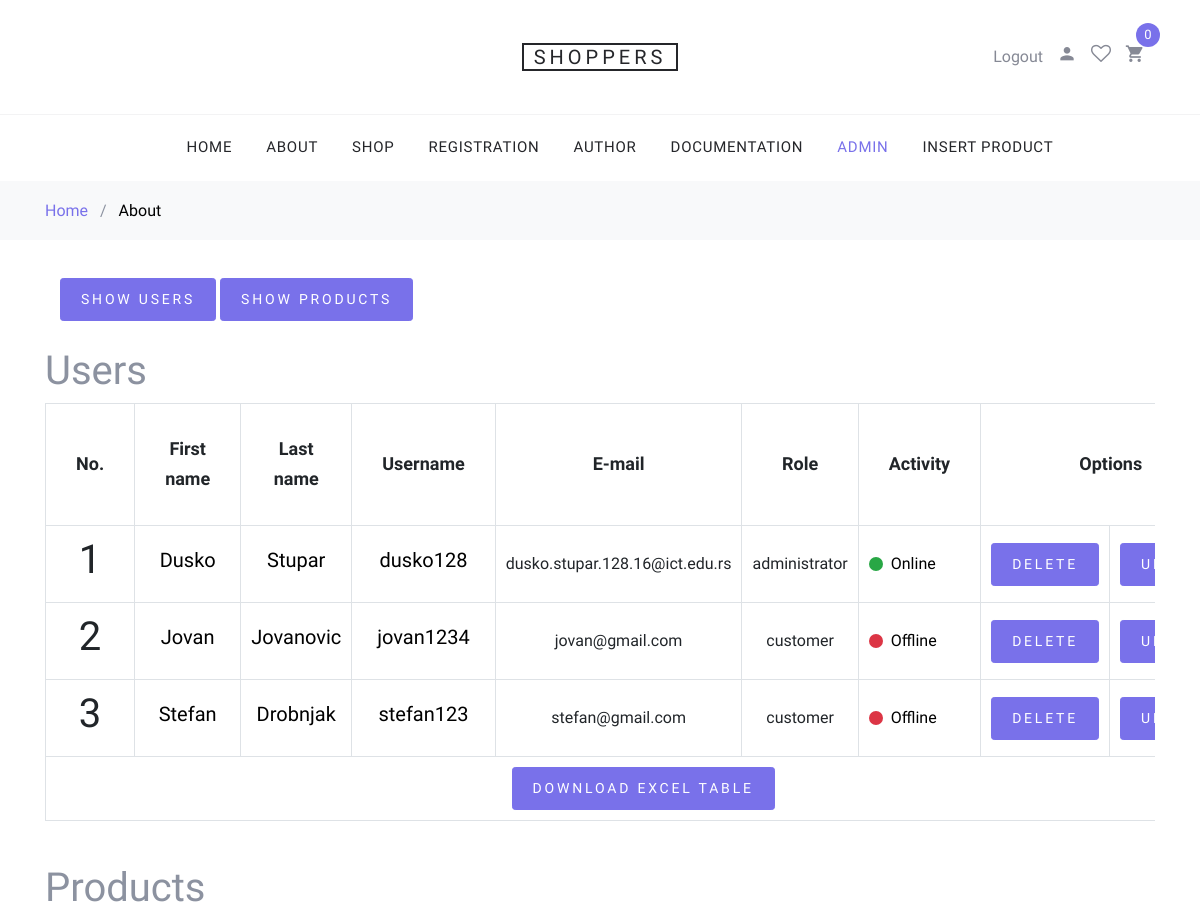
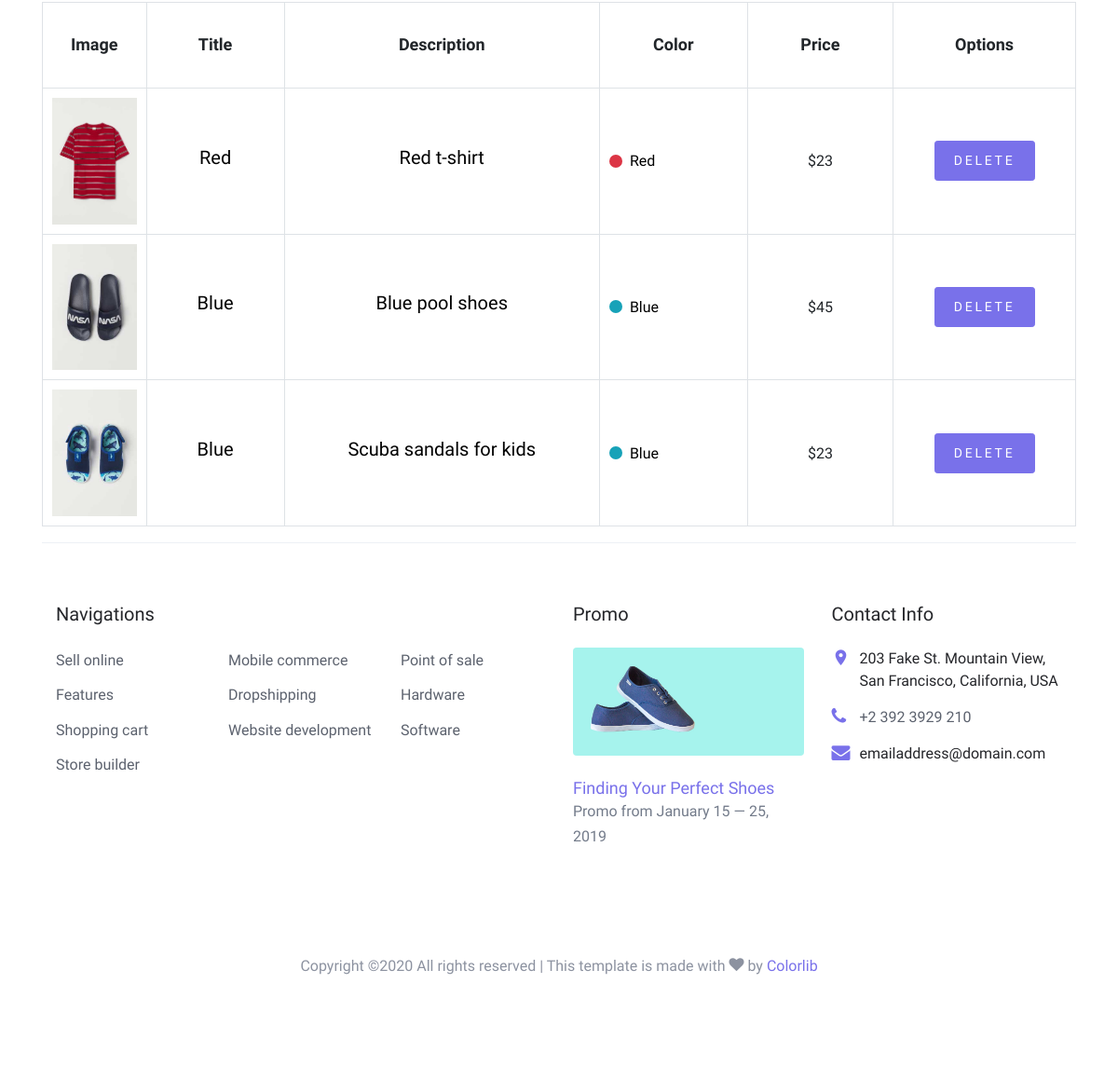
/index.php?page=admin (signed in), run on the app's committed database (2 pictures, top to bottom).
### tables this page shows
CREATE TABLE `users` (
  `id` int(10) NOT NULL,
  `first_name` varchar(20) NOT NULL,
  `last_name` varchar(25) NOT NULL,
  `email` varchar(30) NOT NULL,
  `username` varchar(15) NOT NULL,
  `password` varchar(30) NOT NULL,
  `is_active` tinyint(1) NOT NULL,
  `date` timestamp NOT NULL DEFAULT CURRENT_TIMESTAMP ON UPDATE CURRENT_TIMESTAMP,
  `id_role` int(10) NOT NULL
);

CREATE TABLE `roles` (
  `id` int(10) NOT NULL,
  `title` varchar(20) NOT NULL
);

CREATE TABLE `products` (
  `id` int(10) NOT NULL,
  `title` varchar(20) NOT NULL,
  `description` varchar(50) NOT NULL,
  `price` int(10) NOT NULL,
  `date` timestamp NOT NULL DEFAULT CURRENT_TIMESTAMP,
  `id_category` int(10) NOT NULL,
  `id_color` int(10) NOT NULL,
  `id_image` int(10) NOT NULL
);

CREATE TABLE `images` (
  `id` int(10) NOT NULL,
  `large` varchar(50) NOT NULL,
  `small` varchar(50) NOT NULL
);

CREATE TABLE `color` (
  `id` int(10) NOT NULL,
  `title` varchar(20) NOT NULL,
  `color_code` varchar(20) NOT NULL
);

### models/admin/users/functions.php (called while the page is built, shortened)
<?php
    function getUsers(){
        global $conn;
        $query = "SELECT *, u.id AS user_id, r.title AS role FROM users u INNER JOIN roles r ON u.id_role = r.id";
        return $conn->query($query)->fetchAll();
    }

### models/admin/products/functions.php (called while the page is built, shortened)
<?php
    function allProducts(){
        global $conn;
        $query = "SELECT *, p.id AS product_id FROM products p INNER JOIN images i ON p.id_image = i.id INNER JOIN color c ON p.id_color = c.id ORDER BY date ASC";
        return $conn->query($query)->fetchAll();
    }

### views/content/admin.php (the view, shortened to what this page needs)
<?php if(isset($_SESSION['user'])):?>
  <?php if($_SESSION['user']->role == "administrator"):?>
<div class="site-section">
  <div class="container">
    <div class="col-md-6 mb-3 mb-md-0">
        <a href="#" class="btn btn-primary btn-sm" style="margin-bottom: 20px; margin-top: -50px;">Show users</a>
        <a href="#" class="btn btn-primary btn-sm" style="margin-bottom: 20px; margin-top: -50px;">Show products</a>
    </div>
    <div class="site-blocks-table">
    <h1>Users</h1>
          <table class="table table-bordered">
            <thead>
              <tr>
              <th class="product-name">No.</th>
                <th class="product-name">First name</th>
                <th class="product-name">Last name</th>
                <th class="product-name">Username</th>
                <th class="product-name">E-mail</th>
                <th class="product-name">Role</th>
                <th class="product-name">Activity</th>
                <th class="product-remove" colspan="2">Options</th>
              </tr>
            </thead>
            <tbody>
            <?php
              include "models/admin/users/functions.php";
              $users = getUsers();
              $br = 1;
              foreach($users as $user):
            ?>
              <tr>
                <td class="product-thumbnail">
                  <h1><?=$br++;?></h1>
                </td>
                <td class="product-name">
                  <h2 class="h5 text-black"><?=$user->first_name;?></h2>
                </td>
                <td>
                    <h2 class="h5 text-black"><?=$user->last_name;?></h2>
                </td>
                <td>
                    <h2 class="h5 text-black"><?=$user->username;?></h2>
                </td>
                <td><?=$user->email;?></td>
                <td><?=$user->role;?></td>
                <td ><a href="#" class="d-flex color-item align-items-center filter-colors" >
              <span class="bg-<?=$user->is_active?"success":"danger"?> color d-inline-block rounded-circle mr-2"></span> <span class="text-black"><?=$user->is_active?"Online":"Offline"?></span>
            </a></td>
                <td><a href="#" data-id="<?=$user->user_id;?>" class="btn btn-primary btn-sm delete">Delete</a></td>
                <td><a href="#" data-id="<?=$user->user_id;?>" class="btn btn-primary btn-sm update">Update</a></td>
              </tr>
            <?php endforeach;?>
            <tr>
              <td colspan="9"><a class="btn btn-primary btn-sm excel-download" href="#">Download excel table</a></td>
            </tr>
            </tbody>
          </table>
      <br/>
        </div>
      <div class="site-blocks-table">
        <h1>Products</h1>
        <table class="table table-bordered">
            <thead>
              <tr>
                <th class="product-name">Image</th>
                <th class="product-name">Title</th>
                <th class="product-name">Description</th>
                <th class="product-name">Color</th>
                <th class="product-name">Price</th>
                <th class="product-remove">Options</th>
              </tr>
            </thead>
            <tbody>
            <?php
            include "models/admin/products/functions.php";
              $products = allProducts();
              foreach($products as $product):
            ?>
              <tr>
                <td class="product-thumbnail">
                  <img src="<?=$product->large?>" alt="<?=$product->title?>" class="img-fluid"/>
                </td>
                <td class="product-name">
                  <h2 class="h5 text-black"><?=$product->title?></h2>
                </td>
                <td>
                    <h3 class="h5 text-black"><?=$product->description?></h3>
                </td>
                <td>
                <a href="#" class="d-flex color-item align-items-center filter-colors" >
              <span class="bg-<?=$product->color_code?> color d-inline-block rounded-circle mr-2"></span> <span class="text-black"><?=$product->title?></span>
            </a>
                </td>
                <td>$<?=$product->price?></td>
                <td><a href="#" data-id="<?=$product->product_id?>" class="btn btn-primary btn-sm dlt-product">Delete</a></td>
              </tr>
            <?php endforeach;?>
            </tbody>
          </table>
        <div class="col-md-7 products-form" >
      </div>
        </div>
  <?php endif;?>
<?php endif;?>

### assets/css/style.css (style rules this page uses)
body { line-height: 1.7; color: #8c92a0; font-weight: 300; font-size: 16px; }
a { -webkit-transition: .3s all ease; -o-transition: .3s all ease; transition: .3s all ease; }
.text-black { color: #000; }
.btn { text-transform: uppercase; position: relative; -webkit-transition: 0.2s all ease-in-out !important; -o-transition: 0.2s all ease-in-out !important; transition: 0.2s all ease-in-out !important; top: 0; letter-spacing: .05em; }
.btn.btn-sm { font-size: 14px !important; padding: 10px 20px !important; }
.btn.btn-primary { font-size: 17px; font-weight: 300; letter-spacing: .2em; }
.site-section { padding: 2.5em 0; }
@media (min-width: 768px) { .site-section { padding: 5em 0; } }
.site-blocks-table { overflow: auto; }
.site-blocks-table .product-thumbnail { width: 100px; }
.site-blocks-table thead th { padding: 30px; text-align: center; border-width: 1px !important; vertical-align: middle; color: #212529; font-size: 18px; }
.site-blocks-table td { padding: 10px; text-align: center; vertical-align: middle; color: #212529; }
.site-blocks-table tbody tr:first-child td { border-top: 1px solid #7971ea !important; }
.color-item .color { width: 14px; height: 14px; }

### data on the page
users: first_name "Dusko", last_name "Stupar", username "dusko128", email "dusko.stupar.128.16@ict.edu.rs", id_role.title "administrator", is_active 1 (drawn)
users: first_name "Jovan", last_name "Jovanovic", username "jovan1234", email "jovan@gmail.com", id_role.title "customer", is_active 0 (drawn)
users: first_name "Stefan", last_name "Drobnjak", username "stefan123", email "stefan@gmail.com", id_role.title "customer", is_active 0 (drawn)
products: id_image.large (picture), id_color.title "Red", description "Red t-shirt", price "23"
products: id_image.large (picture), id_color.title "Blue", description "Blue pool shoes", price "45"
products: id_image.large (picture), id_color.title "Blue", description "Scuba sandals for kids", price "23"
